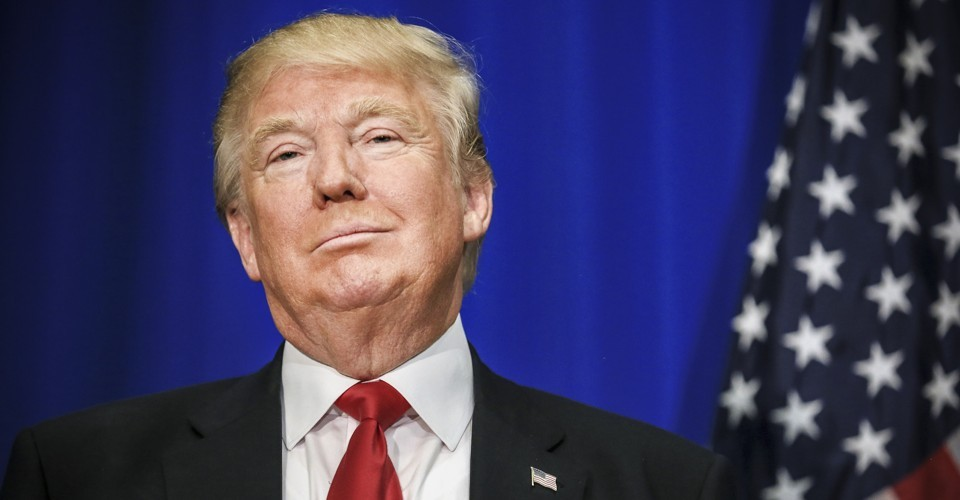
#> input picture Image Processing/Lab 6/Trump.jpg, 960 x 500 px
$ jupyter execute C22388703_Segmentation_3.ipynb
#> lines starting #> are read from the running program, lines starting #| are printed output that depends on the picture; after the words box and inside, x2 and y2 are one past the last pixel; in counts of white or black regions, pixels touching at a corner belong together
# Segmentation 3 - Morphology

#### Adjusting and cleaning our ROIs.

[cell 1]
import cv2 as cv2
import numpy as np
from matplotlib import pyplot as plt
from matplotlib import image as image

I = cv2.imread("Trump.jpg")
#> I is the input picture: shape (500, 960, 3); mean B, G, R 95, 62.7, 67.7

I = cv2.cvtColor(I, cv2.COLOR_BGR2RGB)
Original = I.copy()

plt.imshow(I)
plt.axis('off')

[cell 2]
I = cv2.cvtColor(I, cv2.COLOR_RGB2HSV)
#> I: shape (500, 960, 3); mean H, S, V 93.3, 122.2, 107.4

H = I[:,:,0]
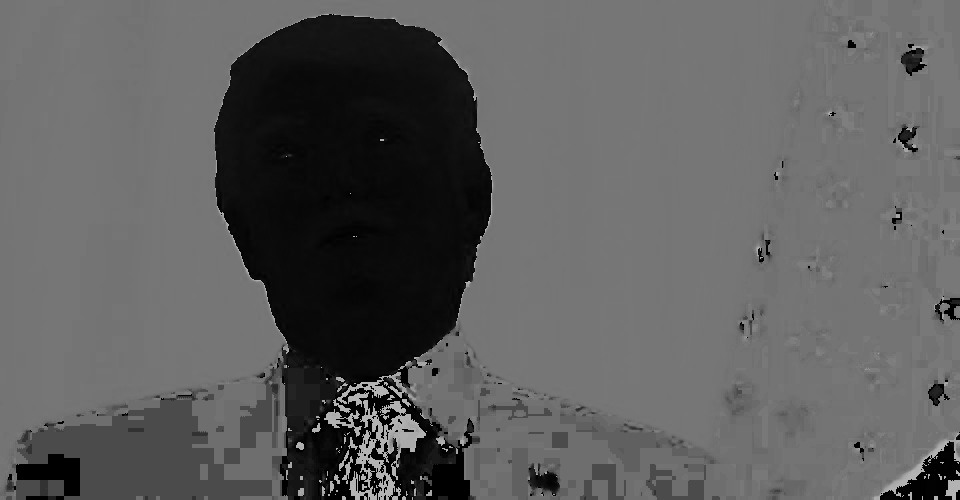
#> H: shape (500, 960); min 0, max 179, mean 93.3

H2 = H.copy()

low = 7
high = 21

H2[H >= low] = 255
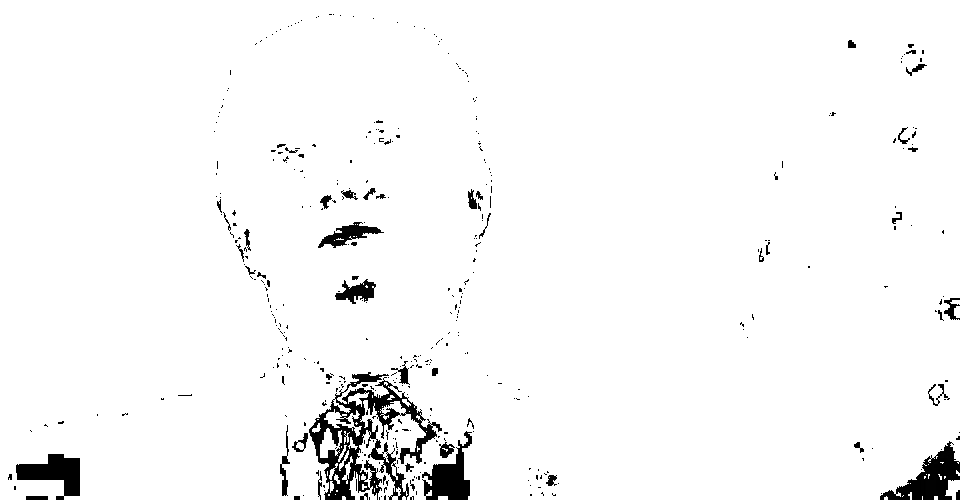
#> H2: shape (500, 960); min 0, max 255, mean 246.7
H2[H > high] = 0
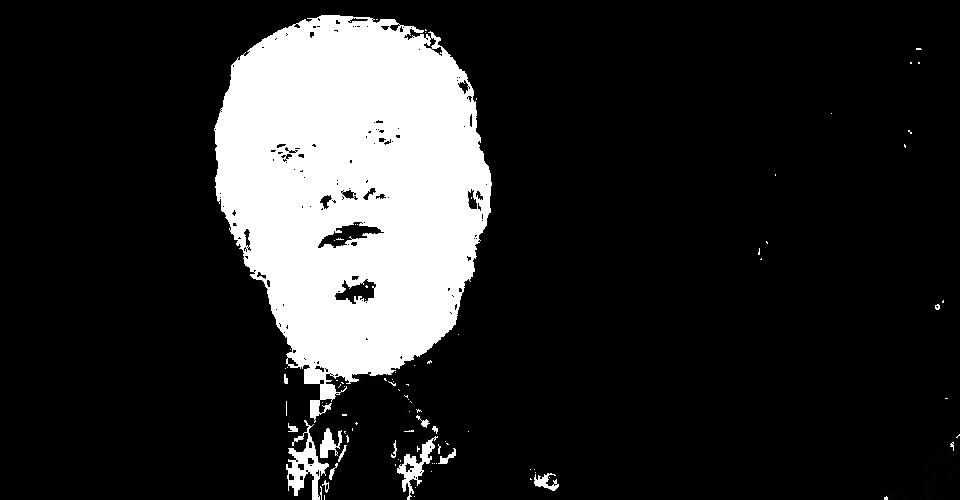
#> H2: shape (500, 960); min 0, max 255, mean 42.2
H2[H < low] = 0
#> H2: shape (500, 960); 16.5% white; 93 white regions (78 under 20 px), largest, box (x1, y1, x2, y2) and area: (214, 15, 492, 423) 75927, (286, 420, 329, 500) 1228, (397, 436, 438, 500) 740

print(low, high)

plt.imshow(H2)
plt.axis('off')

[cell 3]
shape = cv2.getStructuringElement(cv2.MORPH_ELLIPSE,(2,2))

NewMask = cv2.dilate(H2 ,shape)
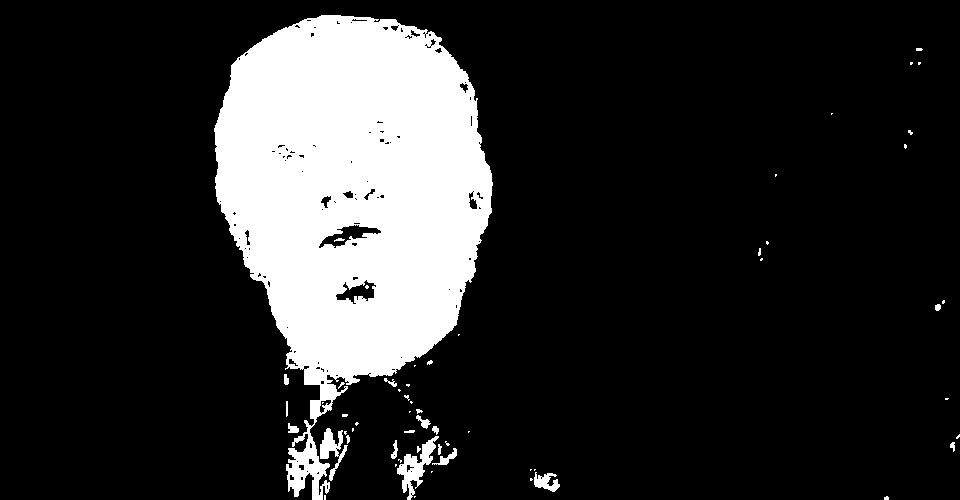
#> NewMask: shape (500, 960); 17.1% white; 59 white regions (39 under 20 px), largest, box (x1, y1, x2, y2) and area: (214, 15, 493, 500) 79388, (397, 436, 439, 500) 915, (320, 428, 348, 481) 564

plt.imshow(NewMask)
plt.axis('off')

[cell 4]
shape = cv2.getStructuringElement(cv2.MORPH_ELLIPSE,(16,16))

NewMask = cv2.morphologyEx(NewMask,cv2.MORPH_CLOSE,shape)
#> NewMask: shape (500, 960); 18.4% white; 13 white regions (6 under 20 px), largest, box (x1, y1, x2, y2) and area: (215, 16, 493, 500) 87343, (531, 470, 560, 492) 430, (951, 435, 960, 452) 104

plt.imshow(NewMask)
plt.axis('off')

[cell 5]
shape = cv2.getStructuringElement(cv2.MORPH_ELLIPSE,(16,16))

NewMask = cv2.morphologyEx(NewMask,cv2.MORPH_OPEN,shape)
#> NewMask: shape (500, 960); 18% white; 2 white regions, box (x1, y1, x2, y2) and area: (216, 17, 494, 500) 84190, (397, 421, 455, 490) 2061

plt.imshow(NewMask)
plt.axis('off')

[cell 6]
shape = cv2.getStructuringElement(cv2.MORPH_ELLIPSE,(12,12))

NewMask = cv2.erode(NewMask ,shape)
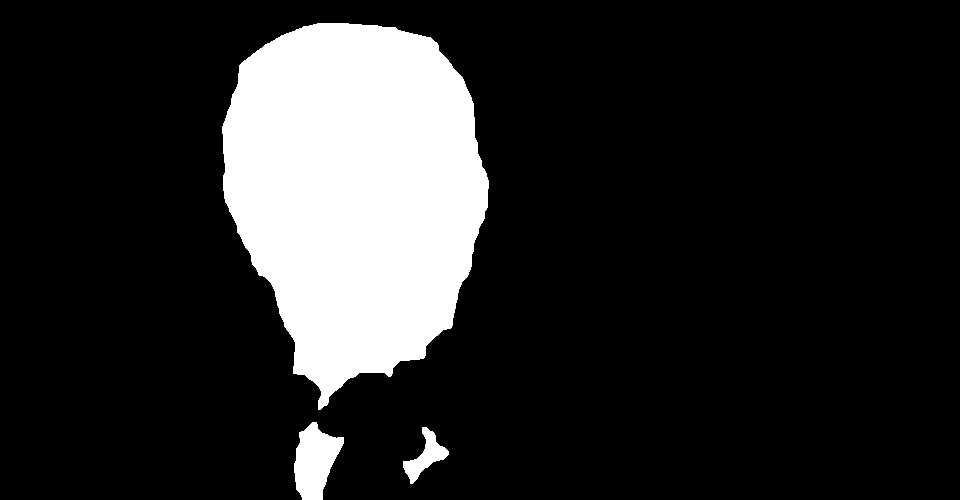
#> NewMask: shape (500, 960); 16.2% white; 3 white regions, box (x1, y1, x2, y2) and area: (222, 23, 489, 410) 74094, (294, 422, 344, 500) 2488, (403, 427, 449, 484) 969

plt.imshow(NewMask)
plt.axis('off')

[cell 7]
shape = cv2.getStructuringElement(cv2.MORPH_ELLIPSE,(16,16))

NewMask = cv2.morphologyEx(NewMask,cv2.MORPH_OPEN,shape)
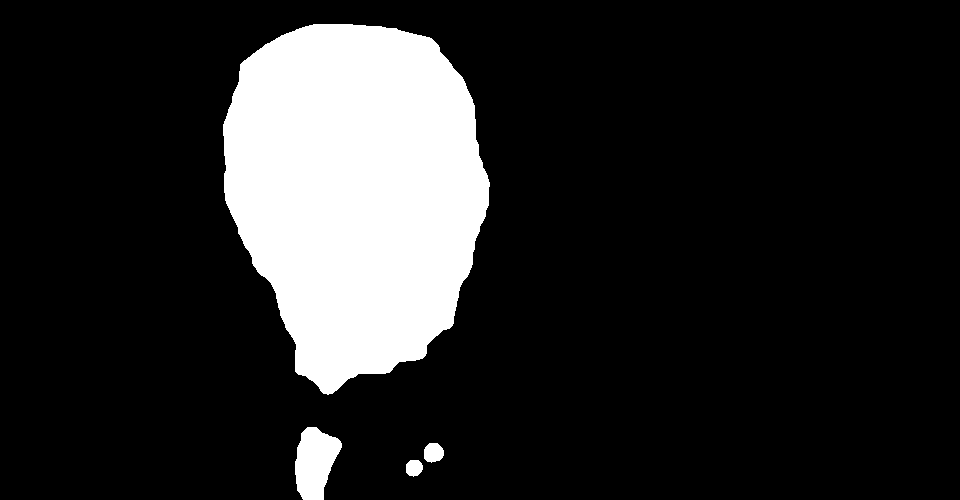
#> NewMask: shape (500, 960); 16% white; 4 white regions, box (x1, y1, x2, y2) and area: (223, 24, 490, 395) 73866, (295, 427, 342, 500) 2381, (424, 443, 444, 463) 318, (406, 460, 423, 477) 230

plt.imshow(NewMask)
plt.axis('off')

[cell 8]
shape = cv2.getStructuringElement(cv2.MORPH_ELLIPSE,(24,24))

NewMask = cv2.morphologyEx(NewMask,cv2.MORPH_OPEN,shape)
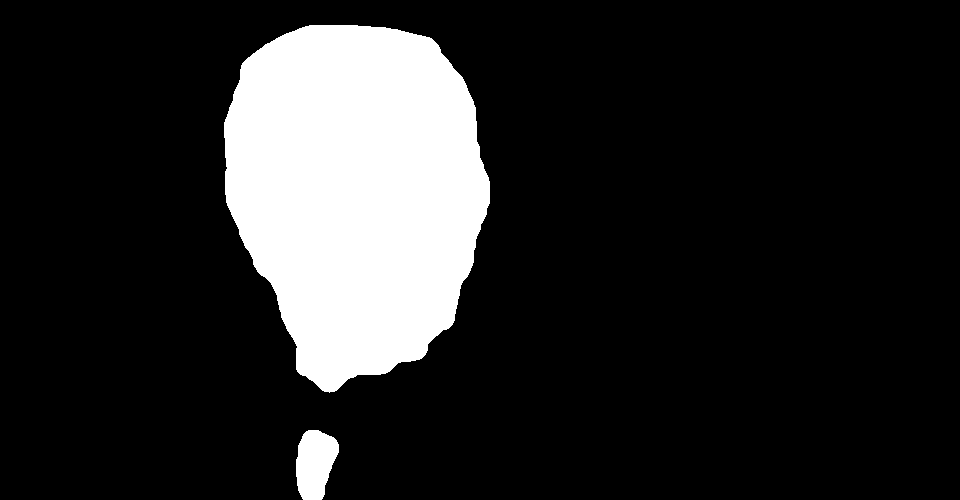
#> NewMask: shape (500, 960); 15.8% white; 2 white regions, box (x1, y1, x2, y2) and area: (224, 25, 490, 393) 73756, (296, 430, 339, 500) 2255

plt.imshow(NewMask)
plt.axis('off')

[cell 9]
shape = cv2.getStructuringElement(cv2.MORPH_ELLIPSE,(64,64))

NewMask = cv2.morphologyEx(NewMask,cv2.MORPH_OPEN,shape)
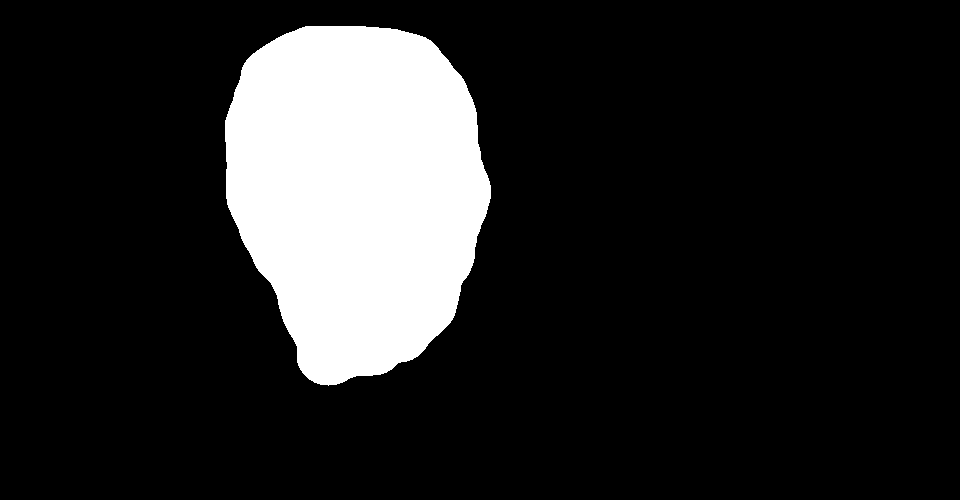
#> NewMask: shape (500, 960); 15.3% white; 1 white region, box (x1, y1, x2, y2) and area: (225, 26, 491, 386) 73251

plt.imshow(NewMask)
plt.axis('off')

[cell 10]
I = cv2.cvtColor(I, cv2.COLOR_HSV2RGB)
mask = cv2.cvtColor(NewMask, cv2.COLOR_GRAY2RGB)

face = cv2.bitwise_and(I, mask)
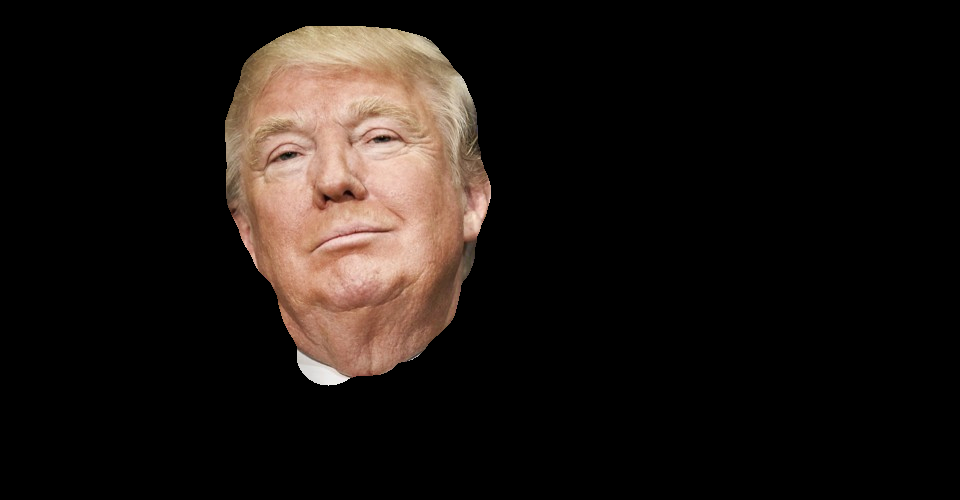
#> face: shape (500, 960, 3); mean R, G, B 28.4, 21.9, 18.2

plt.imshow(face)
plt.axis('off')

[cell 11]
right = max(np.where(face > 100)[1])
#> right = 490
left = min(np.where(face > 100)[1])
#> left = 225
bottom = max(np.where(face > 100)[0])
#> bottom = 385
top = min(np.where(face > 100)[0])
#> top = 26

croppedImage = face[top:bottom, left:right]
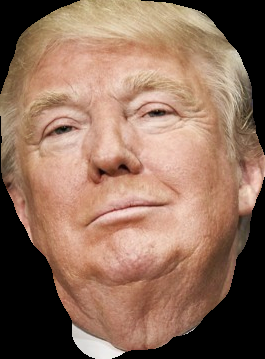
#> croppedImage: shape (359, 265, 3); mean R, G, B 143.3, 110.6, 91.8

h, w, c = croppedImage.shape
#> h = 359; w = 265; c = 3
print(h, w)
#| 359 265

plt.imshow(croppedImage)
plt.axis('off')

$ run again, with Image Processing/Lab 6/toiletbowl.png saved as Image Processing/Lab 6/Trump.jpg
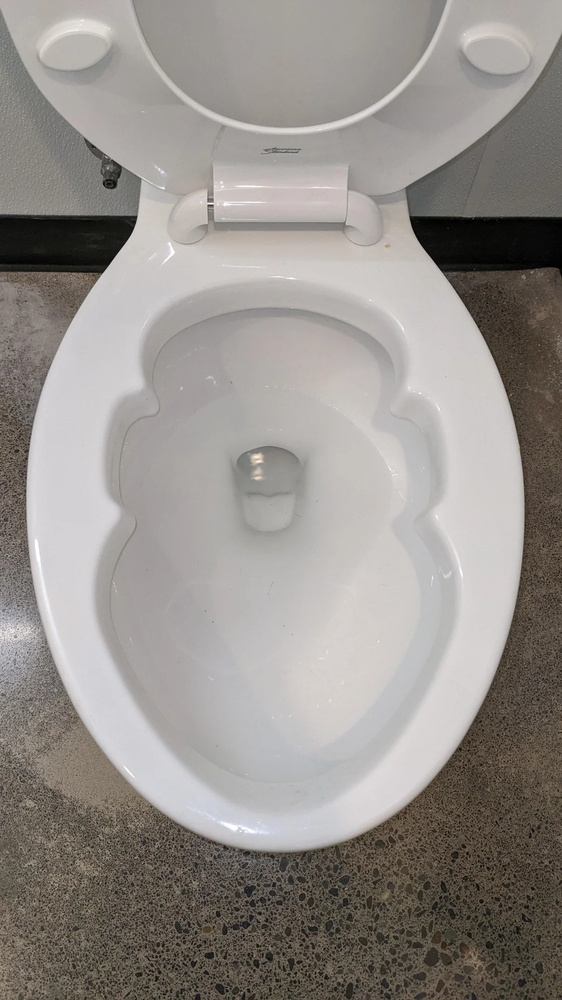
#> input picture Image Processing/Lab 6/toiletbowl.png, 562 x 1000 px, shrunk from 1080 x 1920 before the run
#> I is the input picture: shape (1000, 562, 3); mean B, G, R 139.7, 144.1, 148.9
#> `NewMask = cv2.dilate(H2 ,shape)`:
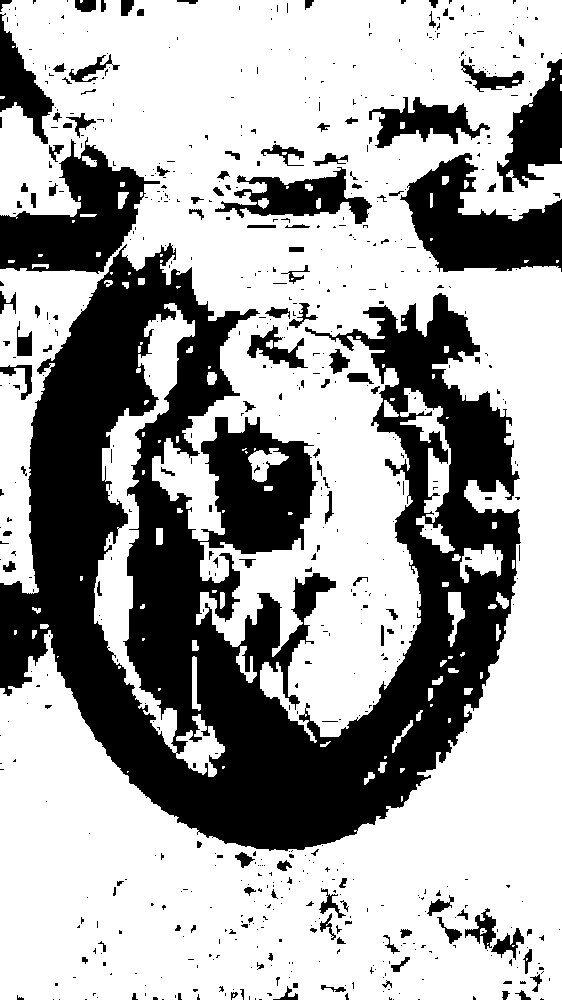
#> NewMask: shape (1000, 562); 65.3% white; 679 black regions (548 under 20 px), largest, box (x1, y1, x2, y2) and area: (0, 243, 521, 851) 146452, (400, 153, 562, 272) 10410, (0, 137, 160, 274) 10343
#> mask: shape (1000, 562, 3); 56.1% white; 1 black region, box (x1, y1, x2, y2) and area: (0, 18, 562, 859) 246512
#> `face = cv2.bitwise_and(I, mask)`:
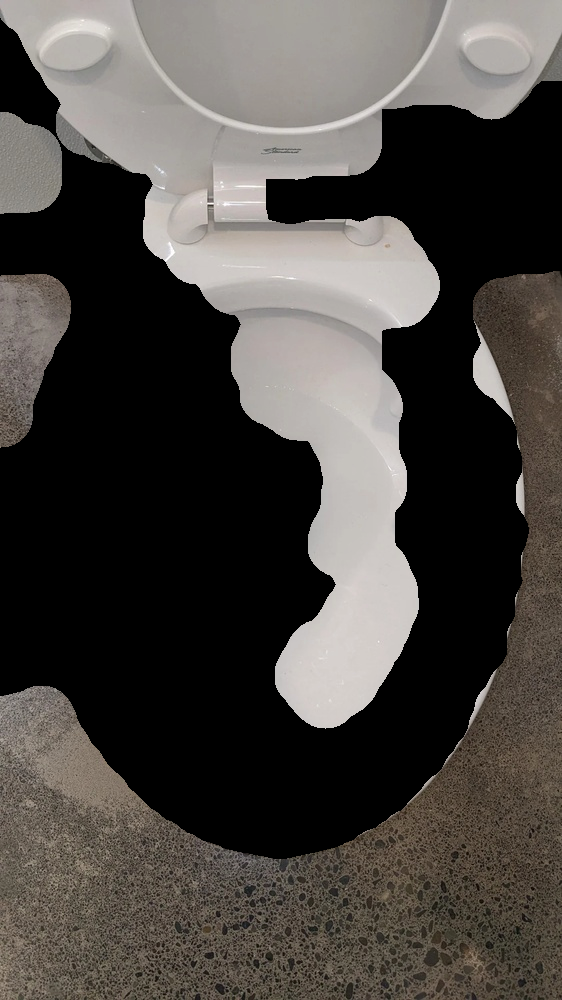
#> face: shape (1000, 562, 3); mean R, G, B 75.2, 71.3, 67.3
#> right = 561
#> left = 0
#> bottom = 999
#> top = 0
#| 999 561
